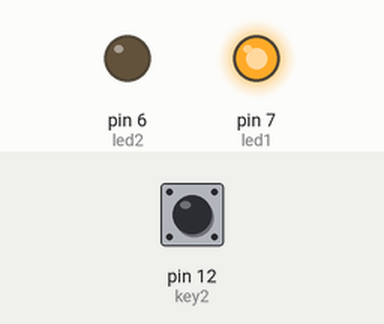
Recording of a sketch running on a simulated Arduino Uno, built with avr-gcc and run on an emulated ATmega328P. Parts: output pins drawn as LEDs (lit = HIGH). The test bench sets the inputs (shaded band); at power-on: pin 12 (key2) LOW.

Above: at 1.2 s.
1.3 s: pin 12 (key2) pulled HIGH for 0.15 s
At 1.4 s:
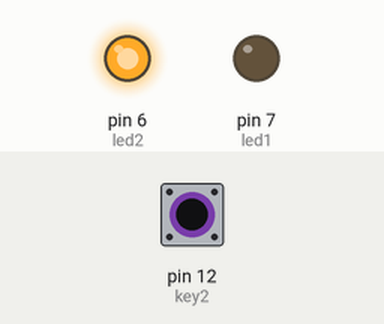
3.0 s: pin 12 (key2) pulled HIGH for 3.2 s
At 7.4 s:
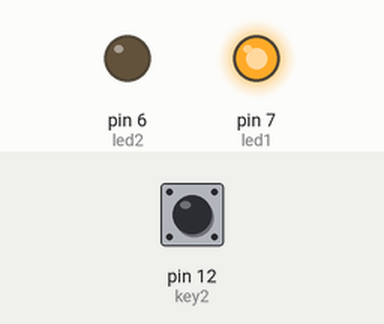
Timing chart, 0 to 8.9 s (numbered marks = the images above; inputs shaded):
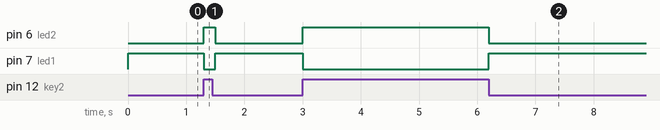

Measured:
- after the input at 1.3 s, pin 6 (led2): LOW → HIGH at once, → LOW 0.20 s later; pin 7 (led1): HIGH → LOW at once, → HIGH 0.20 s later
- after the input at 3.0 s, pin 6 (led2): LOW → HIGH at once, → LOW 3.2 s later; pin 7 (led1): HIGH → LOW at once, → HIGH 3.2 s later

The sketch:

Button.ino
```cpp
int led1 = 7;
int led2 = 6;
int key1 = 13;
int key2 = 12;

void setup() {
  // put your setup code here, to run once:
  pinMode(led1, OUTPUT);
  pinMode(led2, OUTPUT);
  pinMode(key1, INPUT);
  pinMode(key2, INPUT);
}

void loop() {
  // put your main code here, to run repeatedly:
/*  if(digitalRead(key1) == HIGH)
    digitalWrite(led1,HIGH);
  else
    digitalWrite(led1, LOW);
*/
  if(digitalRead(key2) == HIGH ){
    digitalWrite(led2, HIGH);
    digitalWrite(led1, LOW);
  }
  else{
  digitalWrite(led2, LOW);
  digitalWrite(led1,HIGH);
  }

  delay(100);
}
```
